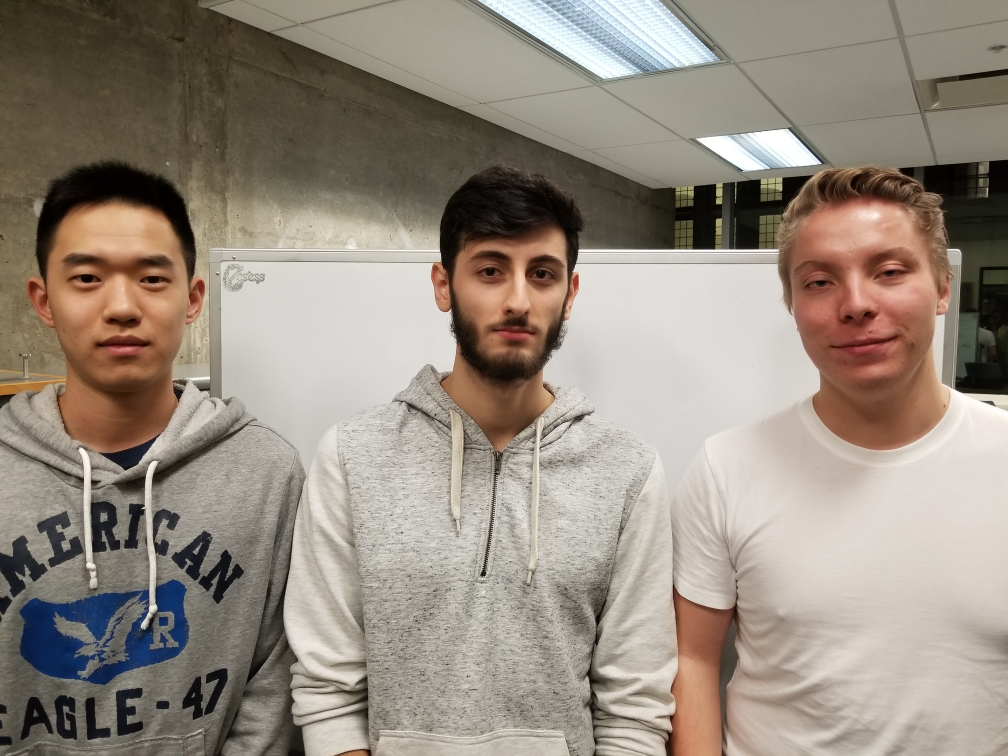
#> input picture Assignment4/dataset/test/20181119_174903.jpg, 4032 x 3024 px (shown at 1/4 size); its folder holds only this picture in this run
$ jupyter execute --allow-errors face_recognition.ipynb
#> lines starting #> are read from the running program, lines starting #| are printed output that depends on the picture; after the words box and inside, x2 and y2 are one past the last pixel; in counts of white or black regions, pixels touching at a corner belong together
# ECSE415 - Into to Computer Vision
## Assignment 4
### Alexander Harris - 260688155

## 1 - Data Acquisition

[cell 1]
import cv2
import numpy as np
import os
import math
import time
from matplotlib import pyplot as plt
from sklearn.decomposition import PCA

[cell 2]
# [28 lines left out: function plotFigures, not called in this run]

[cell 3]
# [12 lines left out: function extract_face, not called in this run]

[cell 4]
# Classifier used for testing and prepping training data
face_cascade = cv2.CascadeClassifier(os.path.join(cv2.data.haarcascades, 'haarcascade_frontalface_default.xml'))

[cell 5]
# Show faces detected in test image
test_path = './dataset/test/'
test_file = os.listdir(test_path)[0]
test_img_og = cv2.imread(test_path + test_file, cv2.IMREAD_GRAYSCALE)
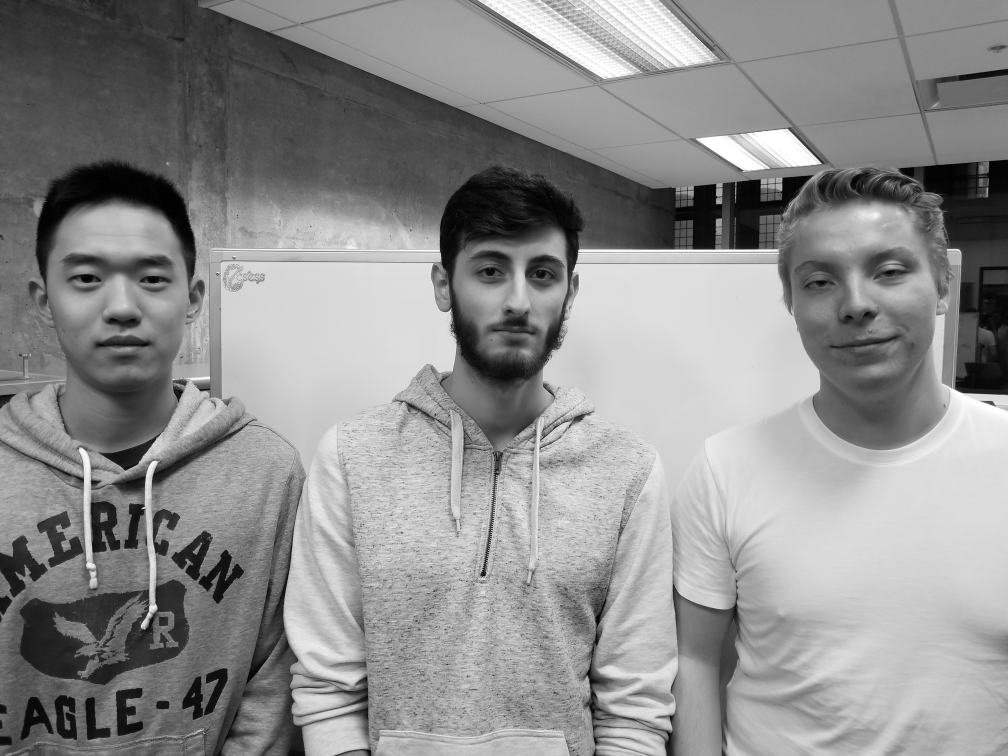
#> test_img_og: shape (3024, 4032) (shown at 1/4 size); min 0, max 255, mean 141.6
test_img = cv2.resize(test_img_og, None, fx=0.2, fy=0.2)
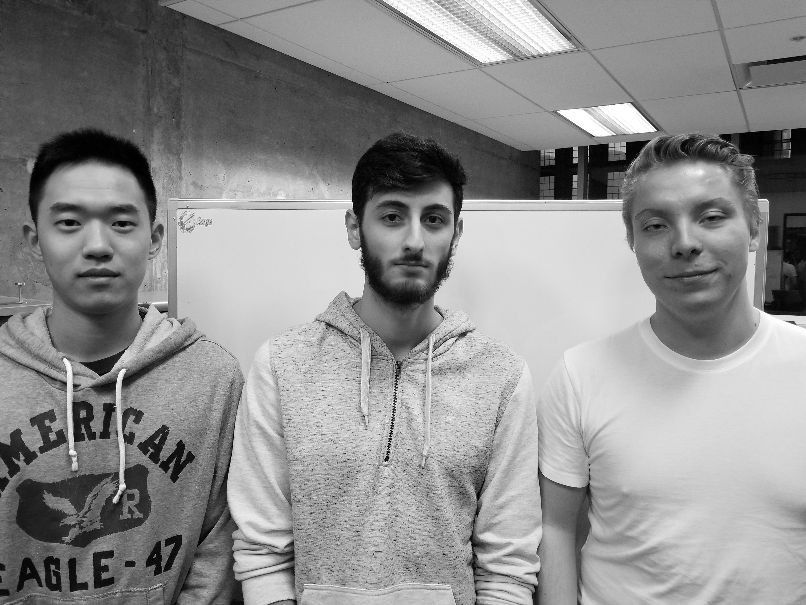
#> test_img: shape (605, 806); min 0, max 255, mean 141.6
test_faces = face_cascade.detectMultiScale(test_img, 1.3, 3)
#> test_faces = [[346, 163, 136, 136], [615, 162, 142, 142], [24, 164, 146, 146]]

face_size = (128,128)

detected_faces = test_img.copy()
test_detected_faces = []
for (x, y, w, h) in test_faces:
    cv2.rectangle(detected_faces, (x,y), (x+w,y+h), (255,255,255), 2)
    test_detected_faces.append(cv2.resize(test_img[y:y+h, x:x+w], face_size))
#> this loop made 3 passes
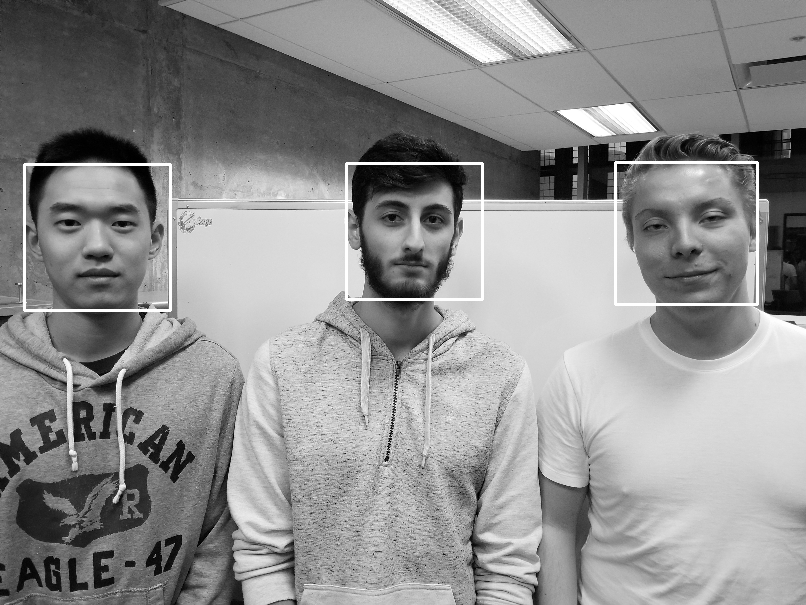
#> detected_faces: shape (605, 806); 1.04% of pixels changed, all inside (x1, y1, x2, y2) = (23, 161, 759, 312)
#> after the loop, test_detected_faces = 3 items

plt.figure(figsize=(20,20))
plt.subplot(121), plt.title('Test Image')
plt.imshow(test_img, cmap='gray'), plt.axis('off')
plt.subplot(122), plt.title('Detected Faces')
plt.imshow(detected_faces, cmap='gray'), plt.axis('off')
plt.show()
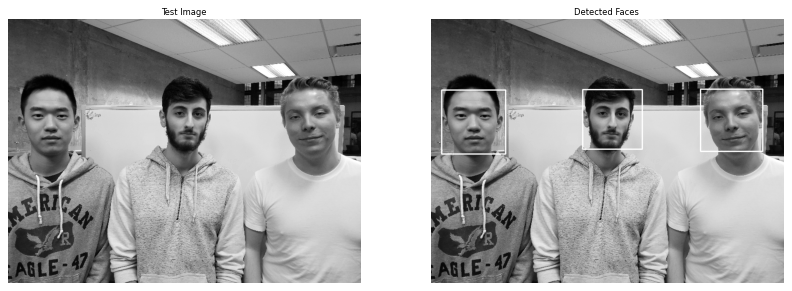
#> figure drawn by matplotlib, 2 panels
